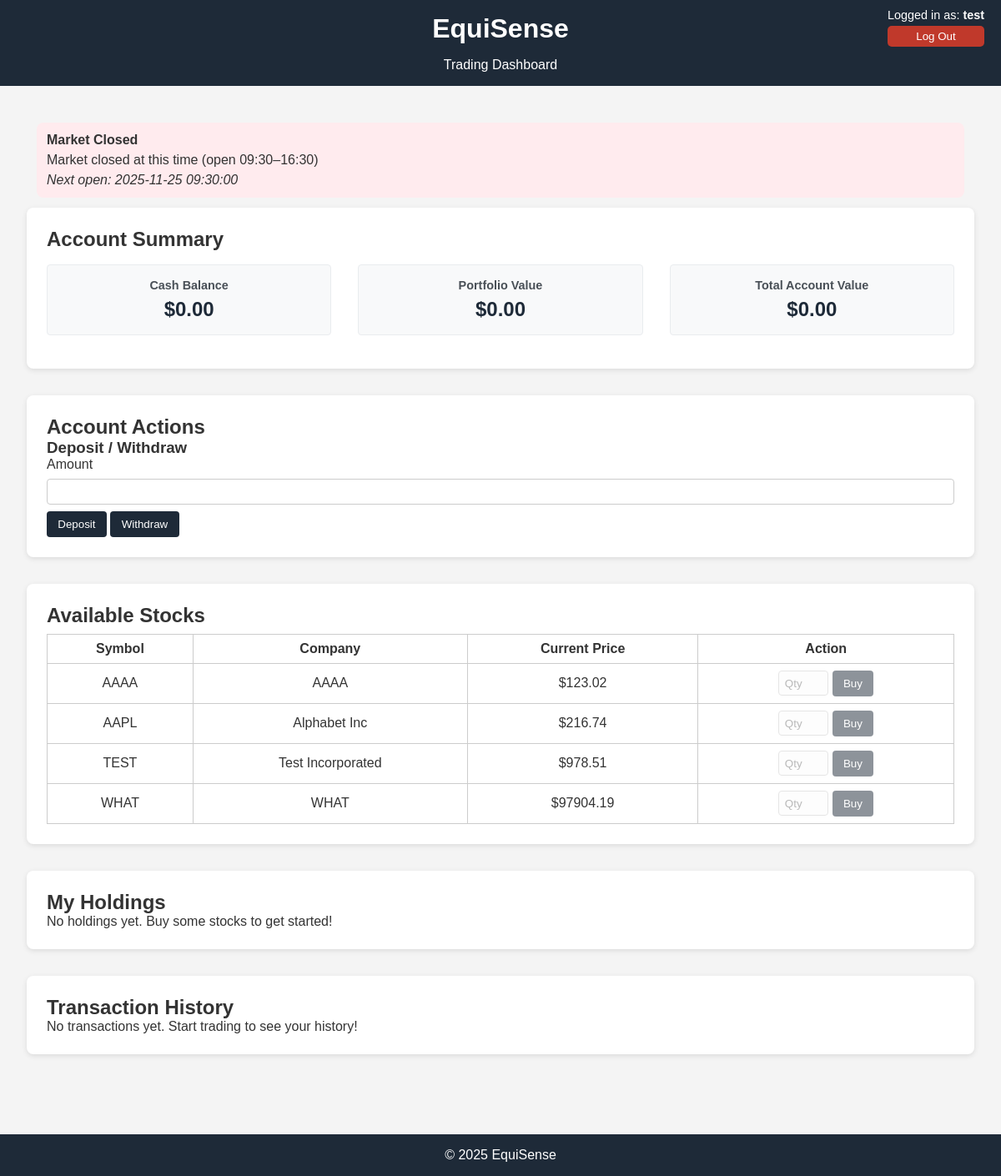
Screenshot of /dashboard/5 (signed in) with the database file from the repository.
### tables this page shows
CREATE TABLE users (
    user_id INTEGER PRIMARY KEY AUTOINCREMENT,
    username TEXT NOT NULL UNIQUE,
    email TEXT NOT NULL UNIQUE,
    balance REAL DEFAULT 0.0,
    password_hash TEXT NOT NULL,
    is_admin INTEGER DEFAULT 0
);

CREATE TABLE stocks (
    stock_id INTEGER PRIMARY KEY AUTOINCREMENT,
    symbol TEXT NOT NULL UNIQUE,
    company_name TEXT NOT NULL,
    price REAL NOT NULL
);

### app.py (the view)
@app.route('/dashboard/<int:user_id>')
def dashboard(user_id):
    if 'user_id' not in session or session['user_id'] != user_id:
        flash("You must be logged in to view that page.", "error")
        return redirect(url_for('login'))
    conn = get_db_connection()
    user = conn.execute('SELECT * FROM users WHERE user_id = ?', (user_id,)).fetchone()
    if not user:
        flash("User not found.", "error")
        conn.close()
        return redirect(url_for('login'))
    available_stocks = conn.execute('SELECT * FROM stocks ORDER BY symbol').fetchall()
    portfolio = conn.execute('''
        SELECT s.stock_id, s.symbol, s.company_name, s.price as current_price,
               p.quantity, p.avg_cost, p.total_invested,
               (p.quantity * s.price) AS value,
               (s.price - p.avg_cost) * p.quantity AS unrealized_pl
        FROM portfolio p
        JOIN stocks s ON p.stock_id = s.stock_id
        WHERE p.user_id = ? AND p.quantity > 0
        ORDER BY s.symbol
    ''', (user_id,)).fetchall()
    transaction_history = conn.execute('''
        SELECT th.*, s.symbol
        FROM transaction_history th
        JOIN stocks s ON th.stock_id = s.stock_id
        WHERE th.user_id = ?
        ORDER BY th.timestamp DESC
        LIMIT 50
    ''', (user_id,)).fetchall()
    conn.close()
    return render_template(
        'dashboard.html',
        user=user,
        balance=user['balance'],
        portfolio=portfolio,
        available_stocks=available_stocks,
        transaction_history=transaction_history,
        user_id=user_id
    )

### app.py (called while the page is built)
def get_db_connection():
    conn = sqlite3.connect(DB_NAME)
    conn.row_factory = sqlite3.Row
    return conn

### templates/dashboard.html (shortened to what this page needs)
<!DOCTYPE html>
<html lang="en">
<head>
  <link rel="stylesheet" href="{{ url_for('static', filename='styles.css') }}">
</head>
<body>
<header>
  <h1>EquiSense</h1>
  <nav>
    <ul>
      <li><a href="{{ url_for('dashboard', user_id=user_id) }}">Trading Dashboard</a></li>
    </ul>
  </nav>
  <div class="user-info">
    <p>Logged in as: <strong>{{ user['username'] }}</strong></p>
    <form action="{{ url_for('logout') }}" method="post">
      <button type="submit">Log Out</button>
    </form>
  </div>
</header>
<main>
  <div id="market-status-banner"
       style="display:none; padding:12px; margin:12px; border-radius:8px; background:#ffeeee;">
    <strong id="market-status-text"></strong>
    <div id="market-reason" style="margin-top:6px;"></div>
    <div id="market-nextopen" style="margin-top:6px; font-style:italic;"></div>
  </div>
  <section class="panel">
    <h2>Account Summary</h2>
    <div class="account-summary">
      <div class="balance-item">
        <h3>Cash Balance</h3>
        <p>${{ "%.2f"|format(balance) }}</p>
      </div>
      <div class="balance-item">
        <h3>Portfolio Value</h3>
        <p>${{ "%.2f"|format(portfolio|sum(attribute='value') or 0) }}</p>
      </div>
      <div class="balance-item">
        <h3>Total Account Value</h3>
        <p>${{ "%.2f"|format(balance + (portfolio|sum(attribute='value') or 0)) }}</p>
      </div>
    </div>
  </section>
  <section class="panel">
    <h2>Account Actions</h2>
    <div class="form-section">
      <div class="depositwithdraw">
        <h3>Deposit / Withdraw</h3>
        <form action="{{ url_for('depositwithdraw', user_id=user_id) }}" method="post">
          <label for="account-amount">Amount</label>
          <input type="number" id="account-amount" name="amount" step="0.01" required>
          <div class="button-row">
            <button type="submit" name="action" value="deposit">Deposit</button>
            <button type="submit" name="action" value="withdraw">Withdraw</button>
          </div>
        </form>
      </div>
    </div>
  </section>
  <section class="panel">
    <h2>Available Stocks</h2>
    {% if available_stocks %}
      <table>
        <tr>
          <th>Symbol</th>
          <th>Company</th>
          <th>Current Price</th>
          <th>Action</th>
        </tr>
        {% for stock in available_stocks %}
          <tr>
            <td>{{ stock.symbol }}</td>
            <td>{{ stock.company_name }}</td>
            <td>${{ "%.2f"|format(stock.price) }}</td>
            <td>
              <form action="{{ url_for('buy_stock', user_id=user_id) }}" method="post" style="display:inline;">
                <input type="number" name="quantity" placeholder="Qty" min="1" required style="width:60px;">
                <button type="submit">Buy</button>
              </form>
            </td>
          </tr>
        {% endfor %}
      </table>
    {% else %}
      <p>No stocks available. Admin needs to add stocks to the system.</p>
    {% endif %}
  </section>
  <section class="panel">
    <h2>My Holdings</h2>
    {% if portfolio %}
      <table>
        <tr>
          <th>Symbol</th>
          <th>Company</th>
          <th>Shares</th>
          <th>Avg Cost</th>
          <th>Current Price</th>
          <th>Market Value</th>
          <th>P/L</th>
          <th>Action</th>
        </tr>
        {% for holding in portfolio %}
          <tr>
            <td>{{ holding.symbol }}</td>
            <td>{{ holding.company_name }}</td>
            <td>{{ holding.quantity }}</td>
            <td>${{ "%.2f"|format(holding.avg_cost or 0) }}</td>
            <td>${{ "%.2f"|format(holding.current_price) }}</td>
            <td>${{ "%.2f"|format(holding.value) }}</td>
            <td class="{% if holding.unrealized_pl >= 0 %}positive{% else %}negative{% endif %}">
              ${{ "%.2f"|format(holding.unrealized_pl or 0) }}
            </td>
            <td>
              <form action="{{ url_for('sell_stock', user_id=user_id) }}" method="post" style="display:inline;">
                <input type="hidden" name="stock_id" value="{{ holding.stock_id }}">
                <input type="number" name="quantity" placeholder="Qty" min="1" max="{{ holding.quantity }}" required style="width:60px;">
                <button type="submit">Sell</button>
              </form>
            </td>
          </tr>
        {% endfor %}
      </table>
    {% else %}
      <p>No holdings yet. Buy some stocks to get started!</p>
    {% endif %}
  </section>
  <section class="panel">
    <h2>Transaction History</h2>
    {% if transaction_history %}
      <table>
        <tr>
          <th>Date</th>
          <th>Type</th>
          <th>Symbol</th>
          <th>Quantity</th>
          <th>Price</th>
          <th>Total Value</th>
          <th>Cash After</th>
        </tr>
        {% for transaction in transaction_history %}
          <tr>
            <td>{{ transaction.timestamp }}</td>
            <td class="{% if transaction.order_type == 'BUY' %}buy{% else %}sell{% endif %}">
              {{ transaction.order_type }}
            </td>
            <td>{{ transaction.symbol }}</td>
            <td>{{ transaction.quantity }}</td>
            <td>${{ "%.2f"|format(transaction.price) }}</td>
            <td>${{ "%.2f"|format(transaction.quantity * transaction.price) }}</td>
            <td>${{ "%.2f"|format(transaction.cash_after) }}</td>
          </tr>
        {% endfor %}
      </table>
    {% else %}
      <p>No transactions yet. Start trading to see your history!</p>
    {% endif %}
  </section>
</main>
<footer>
  <p>&copy; 2025 EquiSense</p>
</footer>
</body>
</html>

### static/styles.css (style rules this page uses)
* { margin: 0; padding: 0; box-sizing: border-box; font-family: Arial, sans-serif; }
body { background-color: #f4f4f4; color: #333; }
header { background: #1e2a38; color: #fff; padding: 1em; text-align: center; }
header h1 { margin-bottom: 0.5em; }
nav ul { list-style: none; display: flex; justify-content: center; gap: 1em; }
nav a { color: #fff; text-decoration: none; }
main { padding: 2em; }
.panel { background: #fff; padding: 1.5em; margin-bottom: 2em; border-radius: 8px; box-shadow: 0 2px 6px rgba(0,0,0,0.1); }
form { display: flex; flex-direction: column; gap: 0.5em; }
input { padding: 0.5em; border: 1px solid #ccc; border-radius: 4px; }
button { padding: 0.6em 1em; border: none; background: #1e2a38; color: #fff; border-radius: 4px; cursor: pointer; }
table { width: 100%; border-collapse: collapse; margin-top: 0.5em; }
table, th, td { border: 1px solid #ccc; text-align: center; padding: 0.5em; }
footer { text-align: center; padding: 1em; background: #1e2a38; color: #fff; margin-top: 2em; }
.account-summary { display: flex; gap: 2em; margin: 1em 0; }
.balance-item { flex: 1; text-align: center; padding: 1em; background: #f8f9fa; border-radius: 4px; border: 1px solid #e9ecef; }
.balance-item h3 { margin-bottom: 0.5em; color: #495057; font-size: 0.9em; }
.balance-item p { font-size: 1.5em; font-weight: bold; color: #1e2a38; margin: 0; }
.user-info { position: absolute; top: 10px; right: 20px; text-align: right; }
.user-info p { margin: 0; font-size: 0.9rem; }
.user-info button { margin-top: 5px; padding: 5px 10px; border: none; background-color: #c0392b; color: white; cursor: pointer; border-radius: 5px; }
* { margin:0;padding:0;box-sizing:border-box;font-family:Arial, sans-serif }
body { background:#f4f4f4;color:#333 }
header { background:#1e2a38;color:#fff;padding:1em;text-align:center }
header h1 { margin-bottom:.5em }
nav ul { list-style:none;display:flex;justify-content:center;gap:1em }
nav a { color:#fff;text-decoration:none }
main { padding:2em }
footer { text-align:center;padding:1em;background:#1e2a38;color:#fff;margin-top:2em }
.panel { background:#fff;padding:1.5em;margin-bottom:2em;border-radius:8px;box-shadow:0 2px 6px rgba(0,0,0,.1) }
.disabled-btn { opacity: 0.5; pointer-events: none; }

### rows the page displays
users: username "test", balance "0.00"
stocks: symbol "AAAA", company_name "AAAA", price "123.02"
stocks: symbol "AAPL", company_name "Alphabet Inc", price "216.74"
stocks: symbol "TEST", company_name "Test Incorporated", price "978.51"
stocks: symbol "WHAT", company_name "WHAT", price "97904.19"

### other values shown
{{ "%.2f"|format(portfolio|sum(attribute='value') or 0) }} "0.00"
{{ "%.2f"|format(balance + (portfolio|sum(attribute='value') or 0)) }} "0.00"
